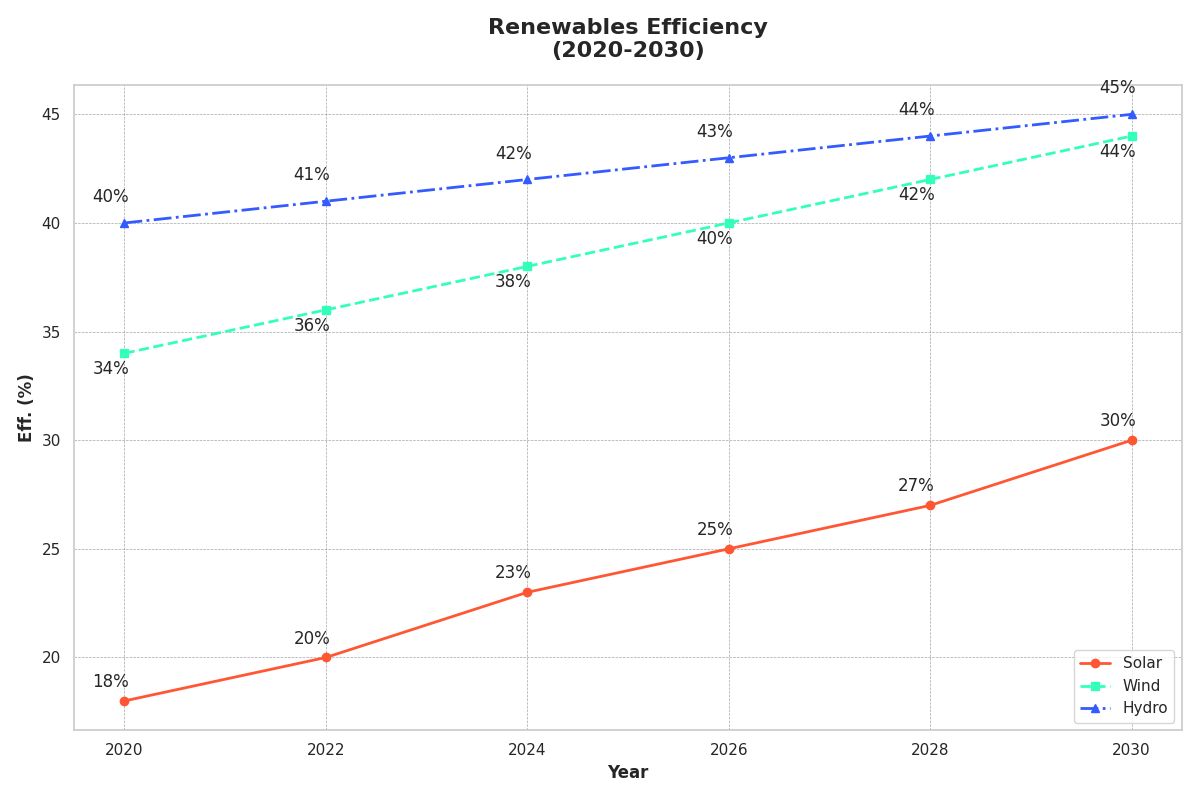

Write the Python code that produced this figure.
import matplotlib.pyplot as plt
import numpy as np

years = np.array([2020, 2022, 2024, 2026, 2028, 2030])
solar_efficiency = np.array([18, 20, 23, 25, 27, 30])
wind_efficiency = np.array([34, 36, 38, 40, 42, 44])
hydropower_efficiency = np.array([40, 41, 42, 43, 44, 45])

fig, ax = plt.subplots(figsize=(12, 8))

ax.plot(years, solar_efficiency, marker='o', linestyle='-', color='#FF5733', linewidth=2, label='Solar')
ax.plot(years, wind_efficiency, marker='s', linestyle='--', color='#33FFBD', linewidth=2, label='Wind')
ax.plot(years, hydropower_efficiency, marker='^', linestyle='-.', color='#335BFF', linewidth=2, label='Hydro')

for (year, sol_eff, win_eff, hyd_eff) in zip(years, solar_efficiency, wind_efficiency, hydropower_efficiency):
    ax.annotate(f'{sol_eff}%', (year, sol_eff), textcoords="offset points", xytext=(-10,10), ha='center')
    ax.annotate(f'{win_eff}%', (year, win_eff), textcoords="offset points", xytext=(-10,-15), ha='center')
    ax.annotate(f'{hyd_eff}%', (year, hyd_eff), textcoords="offset points", xytext=(-10,15), ha='center')

ax.grid(True, which='both', linestyle='--', linewidth=0.5, color='gray', alpha=0.7)

ax.set_xlabel('Year', fontsize=12, fontweight='bold')
ax.set_ylabel('Eff. (%)', fontsize=12, fontweight='bold')
ax.set_title('Renewables Efficiency\n(2020-2030)', fontsize=16, fontweight='bold', pad=20)
ax.set_xticks(years)
ax.legend(loc='lower right')

plt.tight_layout()
plt.show()
